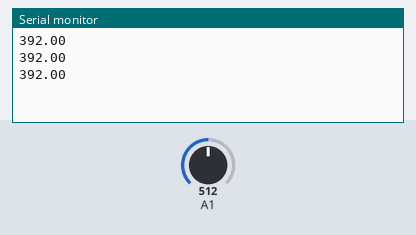
This sketch was run on a simulated Arduino Uno, built with avr-gcc and run on an emulated ATmega328P. On the bench: the last lines printed to the serial monitor. Inputs (shaded band) come from the test bench; at power-on: A1 = 512.

Above: at 1.3 s.
1.4 s: A1 set to 716
At 1.9 s:
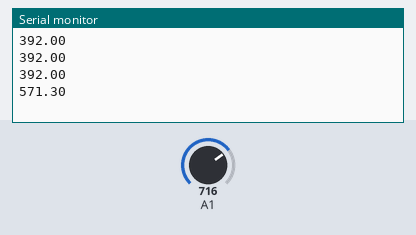
2.9 s: A1 set to 900
At 3.4 s:
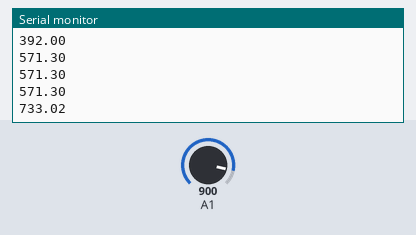
Timing chart, 0 to 5.9 s (numbered marks = the images above; inputs shaded):
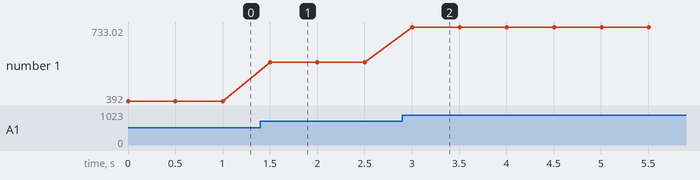

The sketch:

TestHubTemp.ino
```cpp
void setup() {
  Serial.begin(9600);
  //analogReference(EXTERNAL);
}

void loop() {
  int temp_analog = analogRead(15);
  float voltage = temp_analog * 5000.;
  voltage /= 1024.0;
  float temperatureC = (voltage - 500.0)/ 10.0 ;
  float temperatureF = ((temperatureC * 9.0) / 5.0) + 32.0;
  float temp = temperatureF;
  Serial.println(temp);
  delay(500);
}
```

Measured:
- after the input at 1.4 s, the serial monitor: prints a new line after 0.10 s (image 1)
- after the input at 2.9 s, the serial monitor: prints a new line after 0.10 s (image 2)
- plotted number 1: 392 → 571.3 after the input at 1.4 s, 571.3 → 733.02 after the input at 2.9 s
